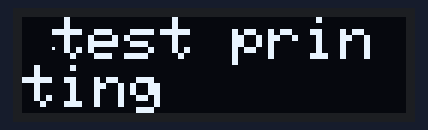
The sketch below on a simulated Arduino Leonardo, built with avr-gcc and run on an emulated ATmega32U4. Parts: 128×32 one-colour display. The display library's start-up logo is not drawn; what the sketch prints to the serial monitor is not drawn.

Above: at 4.1 s.

The sketch:

i2c_address_scanner.ino
```cpp
#include <Adafruit_GFX.h>
#include <Arduino.h>
#include <Adafruit_SSD1306.h>
#include <SPI.h>
#include <Wire.h>

#define SCREEN_WIDTH 128 // OLED display width, in pixels
#define SCREEN_HEIGHT 32 // OLED display height, in pixels
// Declaration for an SSD1306 display connected to I2C (SDA, SCL pins)
#define OLED_RESET     -1 // Reset pin # (or -1 if sharing Arduino reset pin)
Adafruit_SSD1306 display(SCREEN_WIDTH, SCREEN_HEIGHT, &Wire, OLED_RESET);

#define NUMFLAKES     10 // Number of snowflakes in the animation example

void setup()
{

  Serial.begin(9600);
  while (!Serial);             // Leonardo: wait for serial monitor
  Serial.println("\nI2C Scanner");

  if (!display.begin(SSD1306_SWITCHCAPVCC, 0x3C)) { // Address 0x3C for 128x32
    Serial.println(F("SSD1306 allocation failed"));
    for (;;); // Don't proceed, loop forever
  }
  display.display();
  delay(2000); // Pause for 2 seconds

  // Clear the buffer
  display.clearDisplay();

  // Draw a single pixel in white
  display.drawPixel(10, 10, SSD1306_WHITE);

  // Show the display buffer on the screen. You MUST call display() after
  // drawing commands to make them visible on screen!
  display.display();
  delay(2000);

}


void loop()
{
  byte error, address;
  int nDevices;

  Serial.println("Scanning...");

  nDevices = 0;
  for (address = 1; address < 127; address++ )
  {
    // The i2c_scanner uses the return value of
    // the Write.endTransmisstion to see if
    // a device did acknowledge to the address.
    Wire.beginTransmission(address);
    error = Wire.endTransmission();

    if (error == 0)
    {
      Serial.print("I2C device found at address 0x");
      if (address < 16)
        Serial.print("0");
      Serial.print(address, HEX);
      Serial.println("  !");

      if ( address != 0x3C) {
        display.setTextSize(2);
        display.setTextColor(WHITE);
        display.setCursor(10,0);
        display.println("test printing");
        display.display();
        delay(3000);
        display.clearDisplay();

      }
      nDevices++;
    }
    else if (error == 4)
    {
      Serial.print("Unknown error at address 0x");
      if (address < 16)
        Serial.print("0");
      Serial.println(address, HEX);
    }
  }
  if (nDevices == 0)
    Serial.println("No I2C devices found\n");
  else
    Serial.println("done\n");

  delay(1000);           // wait 5 seconds for next scan
}

void drawchar(void) {
  display.clearDisplay();

  display.setTextSize(1);      // Normal 1:1 pixel scale
  display.setTextColor(SSD1306_WHITE); // Draw white text
  display.setCursor(0, 0);     // Start at top-left corner
  display.cp437(true);         // Use full 256 char 'Code Page 437' font

  // Not all the characters will fit on the display. This is normal.
  // Library will draw what it can and the rest will be clipped.
  for (int16_t i = 0; i < 256; i++) {
    if (i == '\n') display.write(' ');
    else          display.write(i);
  }

  display.display();
  delay(2000);
}
```
